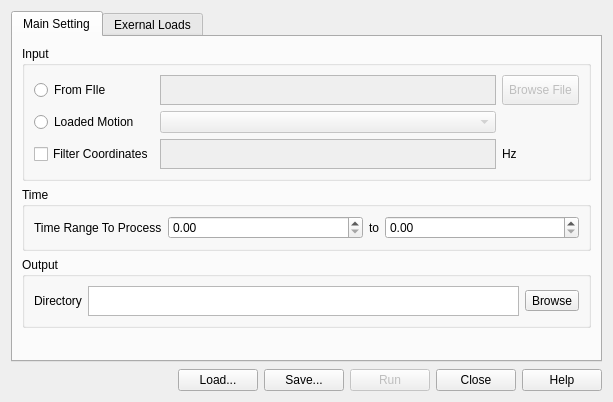
<?xml version="1.0" encoding="UTF-8"?>
<ui version="4.0">
 <class>vsInverseDynamicsUI</class>
 <widget class="QWidget" name="vsInverseDynamicsUI">
  <property name="geometry">
   <rect>
    <x>0</x>
    <y>0</y>
    <width>613</width>
    <height>402</height>
   </rect>
  </property>
  <property name="windowTitle">
   <string>Inverse Dynamics Tool</string>
  </property>
  <layout class="QVBoxLayout" name="verticalLayout">
   <item>
    <widget class="QTabWidget" name="tabWidget">
     <property name="currentIndex">
      <number>0</number>
     </property>
     <widget class="QWidget" name="Main_Setting">
      <attribute name="title">
       <string>Main Setting</string>
      </attribute>
      <layout class="QVBoxLayout" name="verticalLayout_2">
       <item>
        <widget class="QGroupBox" name="groupBox">
         <property name="title">
          <string>Input</string>
         </property>
         <layout class="QGridLayout" name="gridLayout">
          <item row="1" column="0">
           <widget class="QRadioButton" name="LoadMotionRB">
            <property name="sizePolicy">
             <sizepolicy hsizetype="Minimum" vsizetype="Maximum">
              <horstretch>0</horstretch>
              <verstretch>0</verstretch>
             </sizepolicy>
            </property>
            <property name="maximumSize">
             <size>
              <width>16777215</width>
              <height>30</height>
             </size>
            </property>
            <property name="text">
             <string>Loaded Motion</string>
            </property>
           </widget>
          </item>
          <item row="0" column="2">
           <widget class="QToolButton" name="FromFileTB">
            <property name="enabled">
             <bool>false</bool>
            </property>
            <property name="sizePolicy">
             <sizepolicy hsizetype="Fixed" vsizetype="Maximum">
              <horstretch>0</horstretch>
              <verstretch>0</verstretch>
             </sizepolicy>
            </property>
            <property name="maximumSize">
             <size>
              <width>16777215</width>
              <height>30</height>
             </size>
            </property>
            <property name="text">
             <string>Browse File</string>
            </property>
           </widget>
          </item>
          <item row="0" column="0">
           <widget class="QRadioButton" name="FromFileRB">
            <property name="sizePolicy">
             <sizepolicy hsizetype="Minimum" vsizetype="Maximum">
              <horstretch>0</horstretch>
              <verstretch>0</verstretch>
             </sizepolicy>
            </property>
            <property name="maximumSize">
             <size>
              <width>16777215</width>
              <height>30</height>
             </size>
            </property>
            <property name="text">
             <string>From FIle</string>
            </property>
           </widget>
          </item>
          <item row="1" column="1">
           <widget class="QComboBox" name="LoadMotionCb">
            <property name="enabled">
             <bool>false</bool>
            </property>
            <property name="sizePolicy">
             <sizepolicy hsizetype="Preferred" vsizetype="Maximum">
              <horstretch>0</horstretch>
              <verstretch>0</verstretch>
             </sizepolicy>
            </property>
            <property name="maximumSize">
             <size>
              <width>16777215</width>
              <height>30</height>
             </size>
            </property>
           </widget>
          </item>
          <item row="2" column="0">
           <widget class="QCheckBox" name="FilterCoordinatesCB">
            <property name="sizePolicy">
             <sizepolicy hsizetype="Minimum" vsizetype="Maximum">
              <horstretch>0</horstretch>
              <verstretch>0</verstretch>
             </sizepolicy>
            </property>
            <property name="maximumSize">
             <size>
              <width>16777215</width>
              <height>30</height>
             </size>
            </property>
            <property name="text">
             <string>Filter Coordinates</string>
            </property>
           </widget>
          </item>
          <item row="0" column="1">
           <widget class="QPlainTextEdit" name="FromFileTE">
            <property name="enabled">
             <bool>false</bool>
            </property>
            <property name="sizePolicy">
             <sizepolicy hsizetype="Expanding" vsizetype="Maximum">
              <horstretch>0</horstretch>
              <verstretch>0</verstretch>
             </sizepolicy>
            </property>
            <property name="maximumSize">
             <size>
              <width>16777215</width>
              <height>30</height>
             </size>
            </property>
            <property name="verticalScrollBarPolicy">
             <enum>Qt::ScrollBarAlwaysOff</enum>
            </property>
            <property name="horizontalScrollBarPolicy">
             <enum>Qt::ScrollBarAlwaysOff</enum>
            </property>
            <property name="lineWrapMode">
             <enum>QPlainTextEdit::NoWrap</enum>
            </property>
           </widget>
          </item>
          <item row="2" column="2">
           <widget class="QLabel" name="label">
            <property name="sizePolicy">
             <sizepolicy hsizetype="Preferred" vsizetype="Maximum">
              <horstretch>0</horstretch>
              <verstretch>0</verstretch>
             </sizepolicy>
            </property>
            <property name="maximumSize">
             <size>
              <width>16777215</width>
              <height>30</height>
             </size>
            </property>
            <property name="text">
             <string>Hz</string>
            </property>
           </widget>
          </item>
          <item row="2" column="1">
           <widget class="QPlainTextEdit" name="FilterCoordinatesTE">
            <property name="enabled">
             <bool>false</bool>
            </property>
            <property name="sizePolicy">
             <sizepolicy hsizetype="Expanding" vsizetype="Maximum">
              <horstretch>0</horstretch>
              <verstretch>0</verstretch>
             </sizepolicy>
            </property>
            <property name="maximumSize">
             <size>
              <width>16777215</width>
              <height>30</height>
             </size>
            </property>
            <property name="verticalScrollBarPolicy">
             <enum>Qt::ScrollBarAlwaysOff</enum>
            </property>
            <property name="horizontalScrollBarPolicy">
             <enum>Qt::ScrollBarAlwaysOff</enum>
            </property>
            <property name="lineWrapMode">
             <enum>QPlainTextEdit::NoWrap</enum>
            </property>
           </widget>
          </item>
         </layout>
        </widget>
       </item>
       <item>
        <widget class="QGroupBox" name="groupBox_2">
         <property name="title">
          <string>Time</string>
         </property>
         <layout class="QGridLayout" name="gridLayout_2">
          <item row="0" column="0">
           <widget class="QLabel" name="label_2">
            <property name="sizePolicy">
             <sizepolicy hsizetype="Expanding" vsizetype="Preferred">
              <horstretch>0</horstretch>
              <verstretch>0</verstretch>
             </sizepolicy>
            </property>
            <property name="maximumSize">
             <size>
              <width>16777215</width>
              <height>30</height>
             </size>
            </property>
            <property name="text">
             <string>Time Range To Process</string>
            </property>
           </widget>
          </item>
          <item row="0" column="3">
           <widget class="QDoubleSpinBox" name="TimeRangeToDSB">
            <property name="sizePolicy">
             <sizepolicy hsizetype="Preferred" vsizetype="Fixed">
              <horstretch>1</horstretch>
              <verstretch>0</verstretch>
             </sizepolicy>
            </property>
            <property name="maximumSize">
             <size>
              <width>16777215</width>
              <height>30</height>
             </size>
            </property>
           </widget>
          </item>
          <item row="0" column="1">
           <widget class="QDoubleSpinBox" name="TimeRangeFromDSB">
            <property name="sizePolicy">
             <sizepolicy hsizetype="Preferred" vsizetype="Fixed">
              <horstretch>1</horstretch>
              <verstretch>0</verstretch>
             </sizepolicy>
            </property>
            <property name="maximumSize">
             <size>
              <width>16777215</width>
              <height>30</height>
             </size>
            </property>
           </widget>
          </item>
          <item row="0" column="2">
           <widget class="QLabel" name="label_4">
            <property name="sizePolicy">
             <sizepolicy hsizetype="Preferred" vsizetype="Preferred">
              <horstretch>0</horstretch>
              <verstretch>0</verstretch>
             </sizepolicy>
            </property>
            <property name="maximumSize">
             <size>
              <width>16777215</width>
              <height>30</height>
             </size>
            </property>
            <property name="text">
             <string>to</string>
            </property>
           </widget>
          </item>
         </layout>
        </widget>
       </item>
       <item>
        <widget class="QGroupBox" name="groupBox_3">
         <property name="title">
          <string>Output</string>
         </property>
         <layout class="QGridLayout" name="gridLayout_3">
          <item row="0" column="2">
           <widget class="QToolButton" name="DirectoryOpenfileTB">
            <property name="text">
             <string>Browse</string>
            </property>
           </widget>
          </item>
          <item row="0" column="1">
           <widget class="QPlainTextEdit" name="DirectoryTE">
            <property name="sizePolicy">
             <sizepolicy hsizetype="Expanding" vsizetype="Maximum">
              <horstretch>0</horstretch>
              <verstretch>0</verstretch>
             </sizepolicy>
            </property>
            <property name="maximumSize">
             <size>
              <width>16777215</width>
              <height>30</height>
             </size>
            </property>
            <property name="verticalScrollBarPolicy">
             <enum>Qt::ScrollBarAlwaysOff</enum>
            </property>
            <property name="horizontalScrollBarPolicy">
             <enum>Qt::ScrollBarAlwaysOff</enum>
            </property>
            <property name="lineWrapMode">
             <enum>QPlainTextEdit::NoWrap</enum>
            </property>
           </widget>
          </item>
          <item row="0" column="0">
           <widget class="QLabel" name="label_3">
            <property name="sizePolicy">
             <sizepolicy hsizetype="Preferred" vsizetype="Maximum">
              <horstretch>0</horstretch>
              <verstretch>0</verstretch>
             </sizepolicy>
            </property>
            <property name="maximumSize">
             <size>
              <width>16777215</width>
              <height>30</height>
             </size>
            </property>
            <property name="text">
             <string>Directory</string>
            </property>
           </widget>
          </item>
         </layout>
        </widget>
       </item>
       <item>
        <spacer name="verticalSpacer">
         <property name="orientation">
          <enum>Qt::Vertical</enum>
         </property>
         <property name="sizeHint" stdset="0">
          <size>
           <width>20</width>
           <height>40</height>
          </size>
         </property>
        </spacer>
       </item>
      </layout>
     </widget>
     <widget class="QWidget" name="Exernal_Loads">
      <attribute name="title">
       <string>Exernal Loads</string>
      </attribute>
      <layout class="QVBoxLayout" name="verticalLayout_3">
       <item>
        <widget class="QGroupBox" name="groupBox_4">
         <property name="title">
          <string>External Loads</string>
         </property>
         <layout class="QGridLayout" name="gridLayout_4">
          <item row="0" column="0">
           <widget class="QCheckBox" name="ExternalloadsspecificationfileCB">
            <property name="sizePolicy">
             <sizepolicy hsizetype="Minimum" vsizetype="Maximum">
              <horstretch>0</horstretch>
              <verstretch>0</verstretch>
             </sizepolicy>
            </property>
            <property name="maximumSize">
             <size>
              <width>16777215</width>
              <height>30</height>
             </size>
            </property>
            <property name="text">
             <string>External Loads Specification File</string>
            </property>
           </widget>
          </item>
          <item row="0" column="1">
           <widget class="QPlainTextEdit" name="ExternalLoadsSpecificationFileTE">
            <property name="enabled">
             <bool>false</bool>
            </property>
            <property name="sizePolicy">
             <sizepolicy hsizetype="Expanding" vsizetype="Maximum">
              <horstretch>0</horstretch>
              <verstretch>0</verstretch>
             </sizepolicy>
            </property>
            <property name="maximumSize">
             <size>
              <width>16777215</width>
              <height>30</height>
             </size>
            </property>
            <property name="horizontalScrollBarPolicy">
             <enum>Qt::ScrollBarAlwaysOff</enum>
            </property>
            <property name="lineWrapMode">
             <enum>QPlainTextEdit::NoWrap</enum>
            </property>
           </widget>
          </item>
          <item row="0" column="2">
           <widget class="QToolButton" name="ExternalLoadSpecificationBrowseFileTB">
            <property name="enabled">
             <bool>false</bool>
            </property>
            <property name="sizePolicy">
             <sizepolicy hsizetype="Fixed" vsizetype="Maximum">
              <horstretch>0</horstretch>
              <verstretch>0</verstretch>
             </sizepolicy>
            </property>
            <property name="maximumSize">
             <size>
              <width>16777215</width>
              <height>30</height>
             </size>
            </property>
            <property name="text">
             <string>Browse File</string>
            </property>
           </widget>
          </item>
          <item row="0" column="3">
           <widget class="QToolButton" name="externalforceTB">
            <property name="enabled">
             <bool>false</bool>
            </property>
            <property name="sizePolicy">
             <sizepolicy hsizetype="Fixed" vsizetype="Maximum">
              <horstretch>0</horstretch>
              <verstretch>0</verstretch>
             </sizepolicy>
            </property>
            <property name="maximumSize">
             <size>
              <width>16777215</width>
              <height>30</height>
             </size>
            </property>
            <property name="text">
             <string>Edit</string>
            </property>
           </widget>
          </item>
         </layout>
        </widget>
       </item>
       <item>
        <spacer name="verticalSpacer_2">
         <property name="enabled">
          <bool>false</bool>
         </property>
         <property name="orientation">
          <enum>Qt::Vertical</enum>
         </property>
         <property name="sizeHint" stdset="0">
          <size>
           <width>20</width>
           <height>40</height>
          </size>
         </property>
        </spacer>
       </item>
      </layout>
     </widget>
    </widget>
   </item>
   <item>
    <layout class="QHBoxLayout" name="horizontalLayout_2">
     <property name="topMargin">
      <number>1</number>
     </property>
     <item>
      <spacer name="horizontalSpacer">
       <property name="orientation">
        <enum>Qt::Horizontal</enum>
       </property>
       <property name="sizeHint" stdset="0">
        <size>
         <width>40</width>
         <height>20</height>
        </size>
       </property>
      </spacer>
     </item>
     <item>
      <widget class="QPushButton" name="Load">
       <property name="text">
        <string>Load...</string>
       </property>
      </widget>
     </item>
     <item>
      <widget class="QPushButton" name="SaveBTN">
       <property name="text">
        <string>Save...</string>
       </property>
      </widget>
     </item>
     <item>
      <widget class="QPushButton" name="runBTN">
       <property name="enabled">
        <bool>false</bool>
       </property>
       <property name="text">
        <string>Run</string>
       </property>
      </widget>
     </item>
     <item>
      <widget class="QPushButton" name="CloseBTN">
       <property name="text">
        <string>Close</string>
       </property>
      </widget>
     </item>
     <item>
      <widget class="QPushButton" name="HelpBTN">
       <property name="text">
        <string>Help</string>
       </property>
      </widget>
     </item>
    </layout>
   </item>
  </layout>
 </widget>
 <resources/>
 <connections/>
</ui>
